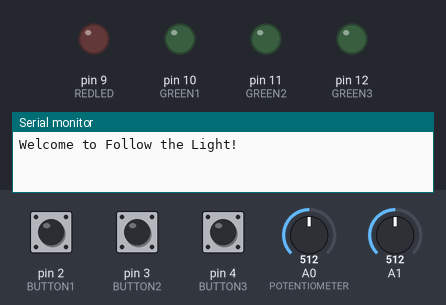
Simulated run of this sketch. Board: Arduino Uno, built with avr-gcc and run on an emulated ATmega328P. On the bench: output pins drawn as LEDs (lit = HIGH), the last lines printed to the serial monitor. The inputs (shaded band) are chosen by the test bench; at power-on: pin 2 (BUTTON1) LOW, A0 (POTENTIOMETER) = 512, pin 4 (BUTTON3) LOW, pin 3 (BUTTON2) LOW, A1 = 512. Random numbers use the default seed unless the sketch sets one.

Above: at 1.25 s.
1.3 s: pin 2 (BUTTON1) pulled HIGH for 0.15 s
At 2.8 s:
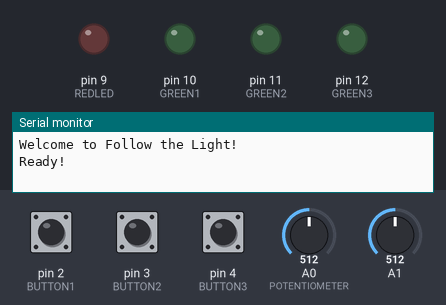
4.4 s: A0 (POTENTIOMETER) set to 1005
7.4 s: A0 (POTENTIOMETER) set to 1023
At 7.84 s:
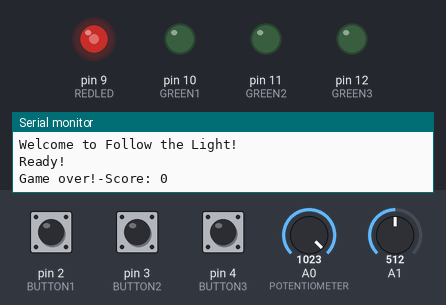
10.4 s: pin 2 (BUTTON1) pulled HIGH for 3.2 s
At 11.7 s:
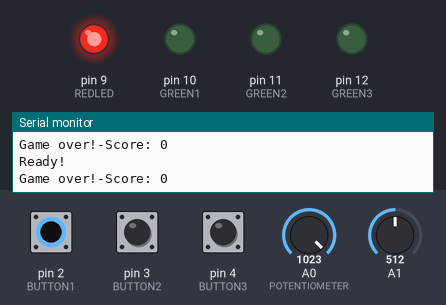
15.1 s: pin 4 (BUTTON3) pulled HIGH for 1 s
18.1 s: pin 3 (BUTTON2) pulled HIGH for 0.15 s
Timing chart, 0 to 22.1 s (numbered marks = the images above; inputs shaded):
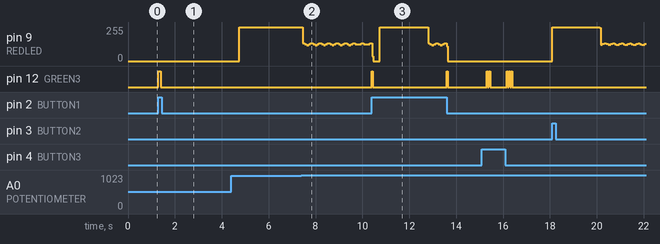

Measured:
- the behaviour switches between 1022 and 1023 on A0 (POTENTIOMETER) (found by bisection; images 1 and 2)
- after the input at 1.3 s, pin 12 (GREEN3): LOW → HIGH at once, → LOW 0.10 s later
- after the input at 10.4 s, pin 12 (GREEN3): alternates HIGH for 0.05 s and LOW for 3.1 s, starting at once

The sketch:

prova.ino.ino
```cpp
#include "function.h"

void setup()
{
  init_hardware();
  Serial.begin(9600);

  init_variables();

  attachInterrupt(digitalPinToInterrupt(BUTTON1), start_game, HIGH);
  Serial.println("Welcome to Follow the Light!");
}

void loop() {
  switch (get_phase())
  {
    case 0:                 /*Waiting phase*/
      change_fade_amount();
      pulse_step();
      break;
    case 1:                 /*Gaming phase*/
      generate_sequence();
      show_sequence();
      get_sequence();
      break;
    default: break;
  }
}
```

function.cpp
```cpp
#include "function.h"

int brightness;
int fade_amount;
/*Game information*/
int phase;
int sequence[MAX_LEVEL];
int level;
bool game_over;
int score;
int game_speed;
int wrong_sequence_flag;
int base_speed;

//Time to complete the level, it should be multiplied by level to have more time for longer levels
long game_over_timer;

/*Time before restarting*/
int dt_gameover;
/*Delay after pressing the button*/
int start_delay;
int anti_bouncing_delay;
int pulse_delay;

/*Used to avoid phase being a global variable*/
int get_phase() {
  return phase;
}

/*Used to avoid phase being a global variable*/
void set_phase(int new_phase) {
  phase = new_phase;
}

/*Setting pin mode and base values*/
void init_hardware() {
  pinMode(REDLED, OUTPUT);
  pinMode(GREEN1, OUTPUT);
  pinMode(GREEN2, OUTPUT);
  pinMode(GREEN3, OUTPUT);

  turn_leds_off();

  pinMode(POTENTIOMETER, INPUT);
  pinMode(BUTTON1,INPUT);
  pinMode(BUTTON2,INPUT);
  pinMode(BUTTON3,INPUT);

}

void init_variables() {
  set_phase(0);
  brightness = 0;
  fade_amount = 5;
  level = 0;
  score=0;
  game_speed = 1;
  base_speed = 500;

  game_over_timer = 5000;
  dt_gameover = 2000;
  start_delay = 250;
  anti_bouncing_delay = 200;
  pulse_delay = 50;
}

/*REDLED is pulsing*/
void pulse_step()
{
 analogWrite(REDLED, brightness);
 brightness += fade_amount;
 if(brightness == MAX_BRIGHTNESS || brightness == MIN_BRIGHTNESS)
 {
   fade_amount =- fade_amount;
 }
 delay(pulse_delay);
}

/*Start game, going from waiting phase to game phase*/
void start_game()
{
    detachInterrupt(digitalPinToInterrupt(BUTTON1));
    set_phase(1);
    analogWrite(REDLED,0);
    game_over = false;
    game_speed = map(analogRead(POTENTIOMETER),MIN_POTENTIOMETER_VALUE,MAX_POTENTIOMETER_VALUE,MIN_VELOCITY,MAX_VELOCITY);
    Serial.println("Ready!");
}

/*Show the sequence turning on and off the three green leds*/
void show_sequence()
{
  digitalWrite(REDLED, LOW);
  turn_leds_off();
  for (int i = 0; i < level ;i++)
  {
    digitalWrite(sequence[i],HIGH);
    delay(base_speed/game_speed);
    digitalWrite(sequence[i], LOW);
    delay(base_speed/game_speed);
  }
}

/*Generate the sequence adding for each new level the last number*/
void generate_sequence()
{
  if(level < MAX_LEVEL){
  randomSeed(analogRead(A1)); //random seed is based on noise on A1
  int numero_sequenza = (int)random(GREEN1,GREEN3+1);
  sequence[level] = numero_sequenza;
  level++;
  } else
  {
    you_win();
  }
}

/*Ask the player to push the right button to guess the sequence*/
void get_sequence()
{

  delay(start_delay);
  bool waiting = false;
  unsigned long initial_time = millis();

  for (int i = 0; i < level; i++)
  {
    wrong_sequence_flag = 0;
    while(wrong_sequence_flag == 0)
    {
      for(int j = 0; j < NUMBER_OF_LEDS; j++) {
        if (digitalRead(BUTTON1 + j) == HIGH) {
          //right button
          if (led_guess(GREEN1 + j, i) == false) {
            return;
          } else { //wrong button
            delay(anti_bouncing_delay);
          }
        }
      }
      //Check if time is over
      if (millis() - initial_time >= (game_over_timer / game_speed) * level * TIME_SPEED_FACTOR)
      {
          wrong_sequence();
          return;
      }
    }
  }
  if(game_over)
  {
    return;
  }
  right_sequence();
}

/*Check if the player has pushed the right button*/
bool led_guess(int led, int i)
{
  digitalWrite(led, HIGH);
  wrong_sequence_flag = 1;
  if (led != sequence[i])
  {
    wrong_sequence();
    return false;
  }
   digitalWrite(led, LOW);
   return true;
}

/*The level is incremented*/
void right_sequence()
{
  score += level;
}

/*End of the game. Waiting phase*/
void wrong_sequence()
{
  Serial.print("Game over!-Score: ");
  Serial.println(score * game_speed);
  reset_game();
}

/*End of the game. Waiting phase*/
void you_win()
{
  Serial.print("You win!-Score: ");
  Serial.println(score*game_speed);
  turn_leds_off();
  analogWrite(REDLED, MAX_BRIGHTNESS);
  win_animation();
  reset_game();
}

/*Enables the game to be restarted by pressing the first button*/
void reset_game()
{
  score = 0;
  set_phase(0);
  game_over = true;
  level = 0;
  turn_leds_off();
  analogWrite(REDLED, MAX_BRIGHTNESS);
  delay(dt_gameover);
  analogWrite(REDLED, MIN_BRIGHTNESS);
  EIFR = 0x01;
  attachInterrupt(digitalPinToInterrupt(BUTTON1), start_game, HIGH);
}

void win_animation() {
  digitalWrite(GREEN1, HIGH);
  delay(base_speed);
  digitalWrite(GREEN2, HIGH);
  delay(base_speed);
  digitalWrite(GREEN3, HIGH);
  delay(base_speed);
}

/*Turns green leds off*/
void turn_leds_off()
{
  digitalWrite(GREEN1, LOW);
  digitalWrite(GREEN2, LOW);
  digitalWrite(GREEN3, LOW);
}

void change_fade_amount() {
  game_speed = map(analogRead(POTENTIOMETER),MIN_POTENTIOMETER_VALUE,MAX_POTENTIOMETER_VALUE,MIN_VELOCITY,MAX_VELOCITY);
  pulse_delay = base_speed / game_speed / PULSE_FACTOR;
}
```

function.h
```cpp
#ifndef __FUNCTION__H
#define __FUNCTION__H

#define BUTTON1 2
#define BUTTON2 3
#define BUTTON3 4
#define REDLED 9
#define GREEN1 10
#define GREEN2 11
#define GREEN3 12
#define POTENTIOMETER A0
#define MAX_BRIGHTNESS 255
#define MIN_BRIGHTNESS 0
#define MAX_LEVEL 100
#define NUMBER_OF_LEDS 3
#define TIME_SPEED_FACTOR 3
#define PULSE_FACTOR 51
#define MAX_VELOCITY 10
#define MIN_VELOCITY 1
#define MIN_POTENTIOMETER_VALUE 0
#define MAX_POTENTIOMETER_VALUE 1023


#include "Arduino.h"

/*Used to avoid phase being a global variable*/
int get_phase();

/*Used to avoid phase being a global variable*/
void set_phase(int new_phase);

/*Setting pin mode and base values*/
void init_hardware();

/*Initialization of game variables*/
void init_variables();

/*REDLED is pulsing*/
void pulse_step();

/*Start game, going from waiting phase to game phase*/
void start_game();

/*Show the sequence turning on and off the three green leds*/
void show_sequence();

/*Generate the sequence adding for each new level the last number*/
void generate_sequence();

/*Ask the player to push the right button to guess the sequence*/
void get_sequence();

/*Check if the player has pushed the right button*/
bool led_guess(int led, int i);

/*The level is incremented*/
void right_sequence();

/*End of the game with a depressing sentence. Waiting phase*/
void wrong_sequence();

/*End of the game with a nice sentence. Waiting phase*/
void you_win();

/*Enables the game to be restarted*/
void reset_game();

/*Obviusly turns the leds off*/
void turn_leds_off();

/*Turns on the three leds, with a delay in-between*/
void win_animation();

/*Show game speed based on potentiometer*/
void change_fade_amount();

#endif
```
